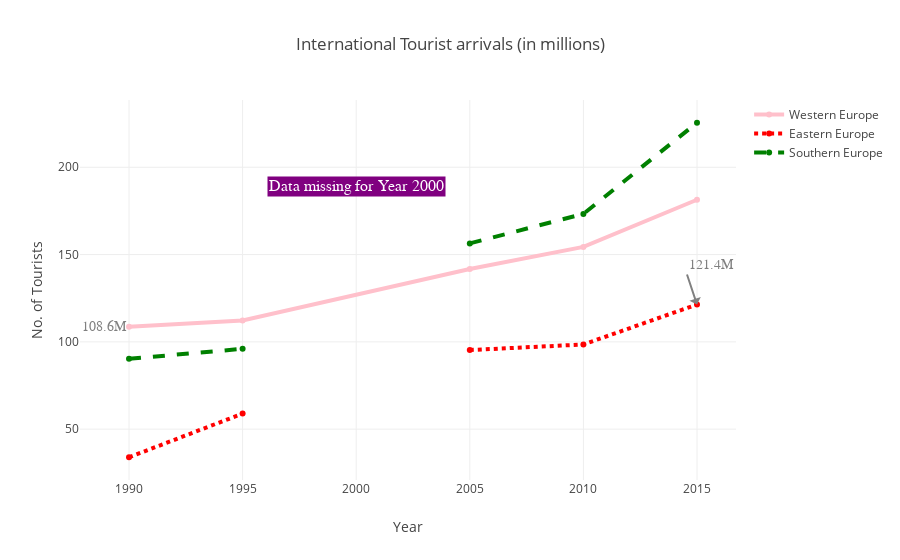

Here is the notebook cell this chart was saved with:
### Code cell
fig = dict(data=data, layout=layout)

offline.iplot(fig)

### Figure 1 — Plotly figure (JSON) as saved in the notebook; plotly's stock layout.template omitted (floating-point values rounded to 4 significant figures)
{"data": [{"connectgaps": true, "line": {"color": "pink", "width": 4}, "name": "Western Europe", "type": "scatter", "x": [1990, 1995, 2000, 2005, 2010, 2015], "y": [108.6, 112.2, null, 141.7, 154.4, 181.4]}, {"connectgaps": false, "line": {"color": "red", "dash": "dot", "width": 4}, "name": "Eastern Europe", "type": "scatter", "x": [1990, 1995, 2000, 2005, 2010, 2015], "y": [33.9, 58.9, null, 95.3, 98.5, 121.4]}, {"line": {"color": "green", "dash": "dash", "width": 4}, "name": "Southern Europe", "type": "scatter", "x": [1990, 1995, 2000, 2005, 2010, 2015], "y": [90.3, 96, null, 156.4, 173.3, 225.5]}], "layout": {"annotations": [{"font": {"color": "grey", "family": "Arial", "size": 14}, "showarrow": false, "text": "108.6M", "x": 1990, "xanchor": "right", "y": 108.6, "yanchor": "middle"}, {"arrowcolor": "grey", "font": {"color": "grey", "family": "Arial", "size": 14}, "showarrow": true, "text": "121.4M", "x": 2015, "xanchor": "left", "y": 121.4, "yanchor": "bottom"}, {"bgcolor": "purple", "font": {"color": "white", "family": "Times New Roman", "size": 16}, "showarrow": false, "text": "Data missing for Year 2000", "x": 2000, "y": 0.8, "yref": "paper"}], "title": "International Tourist arrivals (in millions)", "xaxis": {"title": "Year"}, "yaxis": {"title": "No. of Tourists"}}}
